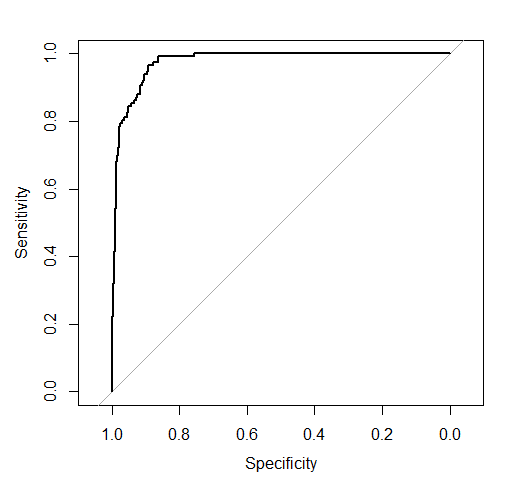

This figure's R source:
setwd("C:/Users/SHYAM KRISHNAN K/Desktop/project-5")
getwd()
str(train)
train.logit<-train[-c(3)]
val.logit<-val[-c(3)]

train.logit$Target<-as.numeric(train.logit$Target)
val.logit$Target<-as.numeric(val.logit$Target)

dim(train.logit)
dim(val.logit)
str(train.logit)
str(val.logit)

#Logistic Regression

#install.packages(c("SDMTools","pROC", "Hmisc"))
library(SDMTools)
library(pROC)
library(Hmisc)





# Fit the Sigmoid function
Logit.1<-Target  ~ N0_Votes
logit.plot<-glm(Logit.1, data=train.logit, family=binomial())
summary(logit.plot)

pred.plot.logit <- predict.glm(logit.plot, newdata=val.logit, type="response")
qplot( N0_Votes, pred.plot.logit,data=val.logit, color=Target )



#All Variables
Logit.eq<-Target  ~N0_Votes+total_assest+BJP+OTHERS

Logit <- glm(Logit.eq   , train.logit, family = binomial)
summary(Logit)
vif(Logit)


#####Retain only significant ones
Logit.eq.final<-Target  ~ N0_Votes+BJP+OTHERS
Logit.final <- glm(Logit.eq.final   , train.logit, family = binomial)
summary(Logit.final)
vif(Logit.final)
pred.logit.final <- predict.glm(Logit.final, newdata=val.logit, type="response")

#Classification



tab.logit<-confusion.matrix(val.logit$Target,pred.logit.final,threshold = 0.5)
tab.logit
accuracy.logit<-
  roc.logit<-roc(val.logit$Target,pred.logit.final )
roc.logit
plot(roc.logit)


ROC<- data.frame( Target=val.logit$Target, Fitted = pred.logit.final)
write.csv(ROC, file = "ROC.csv")

val.logit$logit<-pred.logit
val.logit$pred.logit<-ifelse(val$logit>0.5,1,0)
val.logit$correct.logit<-ifelse(val$Car-val$pred.logit==0,1,0)
summary(val.logit$correct.logit)


####How did the two fair?
#LPM
accuracy.LPM<-sum(diag(tab.LPM))/sum(tab.LPM)
accuracy.LPM
loss.LPM<-tab.LPM[2,1]/(tab.LPM[2,1]+tab.LPM[1,1])
loss.LPM
opp.loss.LPM<-tab.LPM[1,2]/(tab.LPM[1,2]+tab.LPM[2,2])
opp.loss.LPM
tot.loss.LPM<-0.95*loss.LPM+0.05*opp.loss.LPM
tot.loss.LPM
#Logit
accuracy.logit<-sum(diag(tab.logit))/sum(tab.logit)
accuracy.logit
loss.logit<-tab.logit[1,2]/(tab.logit[1,2]+tab.logit[1,1])
loss.logit
opp.loss.logit<-tab.logit[2,1]/(tab.logit[2,1]+tab.logit[2,2])
opp.loss.logit
tot.loss.logit<-0.95*loss.logit+0.05*opp.loss.logit
tot.loss.logit
